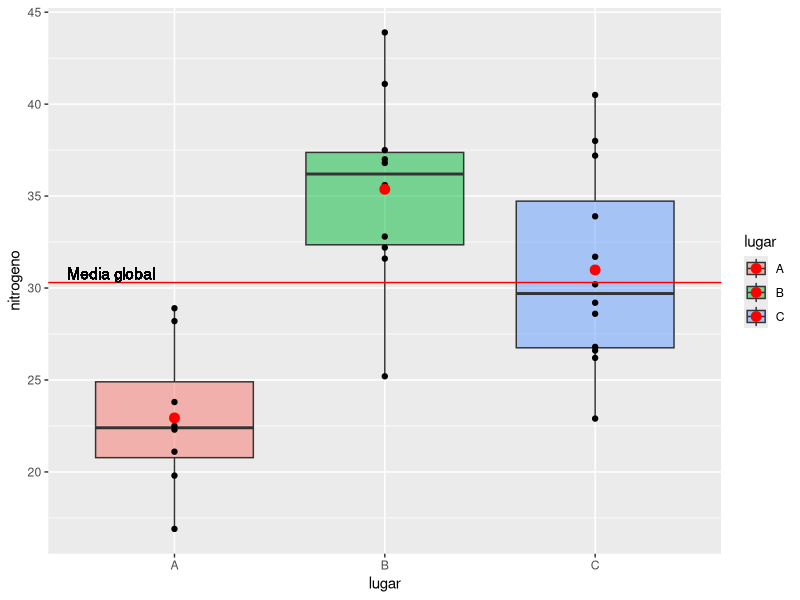

Generate this figure with R:
## ---- chunk 1
    df <- data.frame(nitrogeno = c(19.8, 21.1, 28.2, 22.3, 22.5, 28.9, 23.8, 16.9, 31.6, 32.8, 41.1, 36.8, 37.0, 35.6, 32.2, 43.9, 37.5, 25.2, 37.2, 30.2, 26.6, 31.7, 26.8, 28.6, 29.2, 22.9, 38.0, 33.9, 26.2, 40.5),
    lugar = rep(c("A", "B", "C"), c(8, 10, 12)))
## ---- chunk 2
    #| message: false
    library(tidyverse)
    media <- mean(df$nitrogeno)
    df |> 
        ggplot(aes(x = lugar, y = nitrogeno, fill = lugar)) +
        geom_boxplot(alpha = 0.5) +
        geom_point() + 
        stat_summary(fun = mean, geom = "point", size = 3, color = "red") +
        geom_hline(yintercept = media, color = "red") +
        geom_text(aes(x = 0.7, y = media + 0.5, label = "Media global") )
